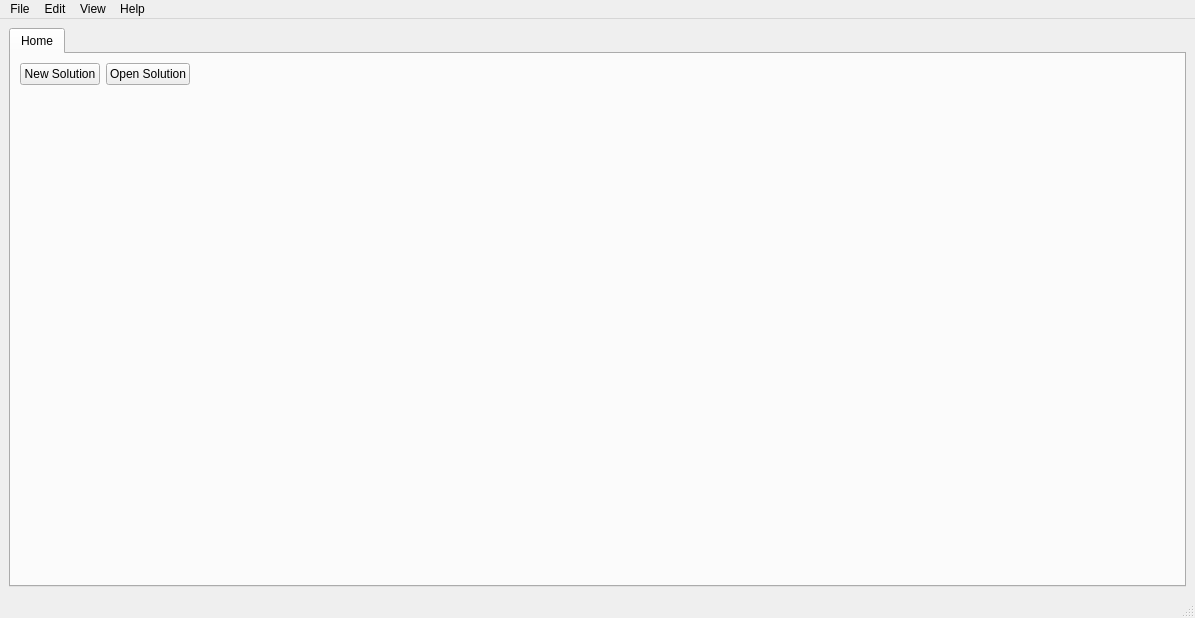
<?xml version="1.0" encoding="UTF-8"?>
<ui version="4.0">
 <class>main_window</class>
 <widget class="QMainWindow" name="main_window">
  <property name="geometry">
   <rect>
    <x>0</x>
    <y>0</y>
    <width>1195</width>
    <height>618</height>
   </rect>
  </property>
  <property name="windowTitle">
   <string>MJRI AI Software</string>
  </property>
  <widget class="QWidget" name="centralwidget">
   <layout class="QGridLayout" name="gridLayout_2">
    <item row="0" column="0">
     <layout class="QGridLayout" name="gridLayout">
      <item row="0" column="0">
       <widget class="QTabWidget" name="tblw_main">
        <property name="currentIndex">
         <number>0</number>
        </property>
        <widget class="QWidget" name="tab">
         <attribute name="title">
          <string>Home</string>
         </attribute>
         <layout class="QGridLayout" name="gridLayout_4">
          <item row="0" column="0">
           <layout class="QGridLayout" name="gridLayout_3">
            <item row="0" column="2">
             <spacer name="horizontalSpacer">
              <property name="orientation">
               <enum>Qt::Orientation::Horizontal</enum>
              </property>
              <property name="sizeHint" stdset="0">
               <size>
                <width>40</width>
                <height>20</height>
               </size>
              </property>
             </spacer>
            </item>
            <item row="0" column="0">
             <widget class="QPushButton" name="btn_new_solution">
              <property name="text">
               <string>New Solution</string>
              </property>
             </widget>
            </item>
            <item row="1" column="0">
             <spacer name="verticalSpacer">
              <property name="orientation">
               <enum>Qt::Orientation::Vertical</enum>
              </property>
              <property name="sizeHint" stdset="0">
               <size>
                <width>20</width>
                <height>40</height>
               </size>
              </property>
             </spacer>
            </item>
            <item row="0" column="1">
             <widget class="QPushButton" name="btn_open_solution">
              <property name="text">
               <string>Open Solution</string>
              </property>
             </widget>
            </item>
           </layout>
          </item>
         </layout>
        </widget>
       </widget>
      </item>
     </layout>
    </item>
   </layout>
  </widget>
  <widget class="QMenuBar" name="menubar">
   <property name="geometry">
    <rect>
     <x>0</x>
     <y>0</y>
     <width>1195</width>
     <height>33</height>
    </rect>
   </property>
   <widget class="QMenu" name="menuFile">
    <property name="title">
     <string>File</string>
    </property>
   </widget>
   <widget class="QMenu" name="menuEdit">
    <property name="title">
     <string>Edit</string>
    </property>
   </widget>
   <widget class="QMenu" name="menuView">
    <property name="title">
     <string>View</string>
    </property>
   </widget>
   <widget class="QMenu" name="menuHelp">
    <property name="title">
     <string>Help</string>
    </property>
   </widget>
   <addaction name="menuFile"/>
   <addaction name="menuEdit"/>
   <addaction name="menuView"/>
   <addaction name="menuHelp"/>
  </widget>
  <widget class="QStatusBar" name="statusbar"/>
 </widget>
 <resources/>
 <connections/>
</ui>
